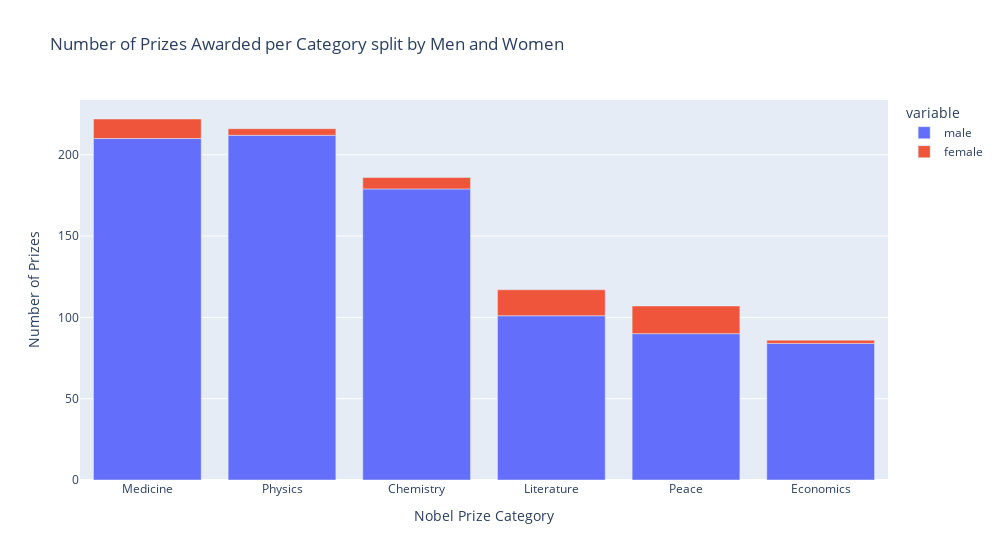

This figure's notebook cell:
### Markdown cell above
# Male and Female Winners by Category

**Challenge**: Create a [plotly bar chart](https://plotly.com/python/bar-charts/) that shows the split between men and women by category. 
* Hover over the bar chart. How many prizes went to women in Literature compared to Physics?

<img src=https://i.imgur.com/od8TfOp.png width=650>

### Code cell
cat_sex_bar = px.bar(cat_sex, title='Number of Prizes Awarded per Category split by Men and Women')
cat_sex_bar.update_layout(
    xaxis={'categoryorder':'total descending'},
    xaxis_title = 'Nobel Prize Category',
    yaxis_title = 'Number of Prizes',
    width = 1000
    )
cat_sex_bar.show()

### Figure 1 — Plotly figure (JSON) as saved in the notebook; plotly's stock layout.template omitted (floating-point values rounded to 4 significant figures)
{"data": [{"alignmentgroup": "True", "hovertemplate": "variable=male<br>category=%{x}<br>value=%{y}<extra></extra>", "legendgroup": "male", "marker": {"color": "#636efa", "pattern": {"shape": ""}}, "name": "male", "offsetgroup": "male", "orientation": "v", "showlegend": true, "textposition": "auto", "type": "bar", "x": ["Chemistry", "Economics", "Literature", "Medicine", "Peace", "Physics"], "xaxis": "x", "y": [179, 84, 101, 210, 90, 212], "yaxis": "y"}, {"alignmentgroup": "True", "hovertemplate": "variable=female<br>category=%{x}<br>value=%{y}<extra></extra>", "legendgroup": "female", "marker": {"color": "#EF553B", "pattern": {"shape": ""}}, "name": "female", "offsetgroup": "female", "orientation": "v", "showlegend": true, "textposition": "auto", "type": "bar", "x": ["Chemistry", "Economics", "Literature", "Medicine", "Peace", "Physics"], "xaxis": "x", "y": [7, 2, 16, 12, 17, 4], "yaxis": "y"}], "layout": {"barmode": "relative", "legend": {"title": {"text": "variable"}, "tracegroupgap": 0}, "title": {"text": "Number of Prizes Awarded per Category split by Men and Women"}, "width": 1000, "xaxis": {"anchor": "y", "categoryorder": "total descending", "domain": [0, 1], "title": {"text": "Nobel Prize Category"}}, "yaxis": {"anchor": "x", "domain": [0, 1], "title": {"text": "Number of Prizes"}}}}
